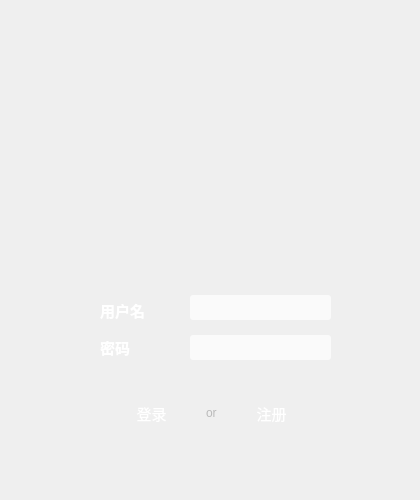
<?xml version="1.0" encoding="UTF-8"?>
<ui version="4.0">
 <class>login</class>
 <widget class="QDialog" name="login">
  <property name="geometry">
   <rect>
    <x>0</x>
    <y>0</y>
    <width>420</width>
    <height>500</height>
   </rect>
  </property>
  <property name="windowTitle">
   <string>注册</string>
  </property>
  <property name="styleSheet">
   <string notr="true">
#login{background-image:url(:/imgs/imgs/loginBk.png)}</string>
  </property>
  <widget class="QLabel" name="pwdLabel">
   <property name="geometry">
    <rect>
     <x>100</x>
     <y>337</y>
     <width>81</width>
     <height>20</height>
    </rect>
   </property>
   <property name="font">
    <font>
     <family>文泉驿正黑</family>
     <pointsize>11</pointsize>
     <weight>75</weight>
     <bold>true</bold>
    </font>
   </property>
   <property name="styleSheet">
    <string notr="true">background-color:rgba(255, 255, 255, 0);
color: rgb(255, 255, 255);</string>
   </property>
   <property name="text">
    <string>密码</string>
   </property>
  </widget>
  <widget class="QLineEdit" name="pwdEdit">
   <property name="geometry">
    <rect>
     <x>190</x>
     <y>335</y>
     <width>141</width>
     <height>25</height>
    </rect>
   </property>
   <property name="styleSheet">
    <string notr="true">color:rgb(119, 226, 137);
background-color: rgba(255, 255, 255, 180);
border:none;
border-radius:3px;</string>
   </property>
  </widget>
  <widget class="QPushButton" name="loginButton">
   <property name="geometry">
    <rect>
     <x>110</x>
     <y>400</y>
     <width>83</width>
     <height>26</height>
    </rect>
   </property>
   <property name="font">
    <font>
     <family>Abyssinica SIL</family>
     <pointsize>11</pointsize>
    </font>
   </property>
   <property name="styleSheet">
    <string notr="true">color: white;
background-color:rgba(255, 255, 255, 0);
border:0px;

</string>
   </property>
   <property name="text">
    <string>登录</string>
   </property>
  </widget>
  <widget class="QLabel" name="usrlabel">
   <property name="geometry">
    <rect>
     <x>100</x>
     <y>300</y>
     <width>71</width>
     <height>20</height>
    </rect>
   </property>
   <property name="font">
    <font>
     <family>文泉驿正黑</family>
     <pointsize>11</pointsize>
     <weight>75</weight>
     <bold>true</bold>
    </font>
   </property>
   <property name="styleSheet">
    <string notr="true">color:white;</string>
   </property>
   <property name="text">
    <string>用户名</string>
   </property>
  </widget>
  <widget class="QLineEdit" name="usrEdit">
   <property name="geometry">
    <rect>
     <x>190</x>
     <y>295</y>
     <width>141</width>
     <height>25</height>
    </rect>
   </property>
   <property name="styleSheet">
    <string notr="true">background-color: rgba(255, 255, 255, 180);
border:none;
border-radius:3px;
color:rgb(119, 226, 137);</string>
   </property>
  </widget>
  <widget class="QPushButton" name="logonButton">
   <property name="geometry">
    <rect>
     <x>230</x>
     <y>400</y>
     <width>83</width>
     <height>26</height>
    </rect>
   </property>
   <property name="font">
    <font>
     <family>Abyssinica SIL</family>
     <pointsize>11</pointsize>
    </font>
   </property>
   <property name="styleSheet">
    <string notr="true">color:white;
border:0px;
background-color:rgba(255, 255, 255, 0);</string>
   </property>
   <property name="text">
    <string>注册</string>
   </property>
  </widget>
  <widget class="QLabel" name="label">
   <property name="geometry">
    <rect>
     <x>206</x>
     <y>403</y>
     <width>16</width>
     <height>20</height>
    </rect>
   </property>
   <property name="styleSheet">
    <string notr="true">color:rgb(186, 186, 186);</string>
   </property>
   <property name="text">
    <string>or</string>
   </property>
  </widget>
 </widget>
 <resources/>
 <connections/>
</ui>
